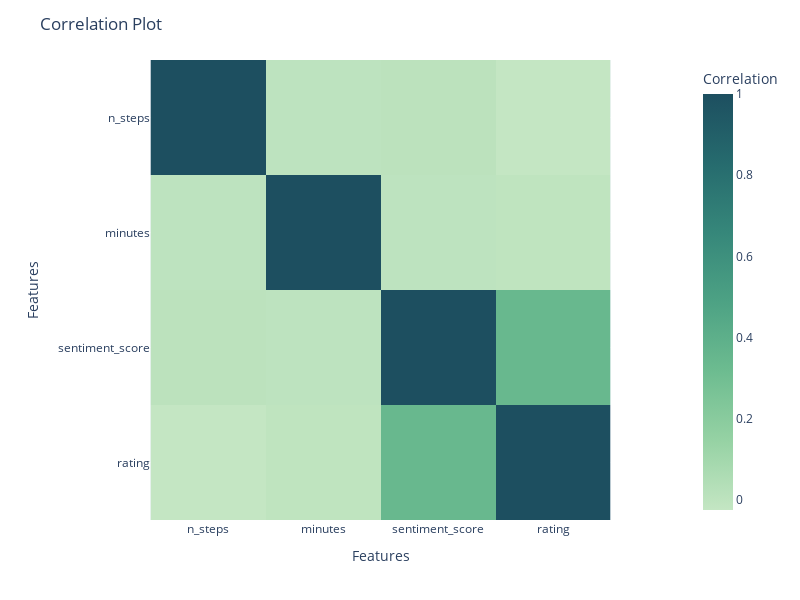

Notebook cell for this chart:
### Code cell
# Select the columns to be used for the correlation matrix
selected_columns = sampled_data[["n_steps", "minutes", "sentiment_score", "rating"]]

# Perform correlation analysis on the selected columns
correlation_matrix = selected_columns.corr()

# Plot the correlation matrix
fig = px.imshow(correlation_matrix,
                labels=dict(x="Features", y="Features", color="Correlation"),
                x=selected_columns.columns,
                y=selected_columns.columns,
                color_continuous_scale='blugrn')

# Update the layout of the plot
fig.update_layout(title="Correlation Plot",
                  width=800,
                  height=600,
                  xaxis_title="Features",
                  yaxis_title="Features")

fig.show()

### Figure 1 — Plotly figure (JSON) as saved in the notebook; plotly's stock layout.template omitted (floating-point values rounded to 4 significant figures)
{"data": [{"coloraxis": "coloraxis", "hovertemplate": "Features: %{x}<br>Features: %{y}<br>Correlation: %{z}<extra></extra>", "name": "0", "type": "heatmap", "x": ["n_steps", "minutes", "sentiment_score", "rating"], "xaxis": "x", "y": ["n_steps", "minutes", "sentiment_score", "rating"], "yaxis": "y", "z": [[1, -0.0006092, 0.005453, -0.02493], [-0.0006092, 1, -0.000605, -0.004588], [0.005453, -0.000605, 1, 0.3415], [-0.02493, -0.004588, 0.3415, 1]]}], "layout": {"coloraxis": {"colorbar": {"title": {"text": "Correlation"}}, "colorscale": [[0, "rgb(196, 230, 195)"], [0.1667, "rgb(150, 210, 164)"], [0.3333, "rgb(109, 188, 144)"], [0.5, "rgb(77, 162, 132)"], [0.6667, "rgb(54, 135, 122)"], [0.8333, "rgb(38, 107, 110)"], [1, "rgb(29, 79, 96)"]]}, "height": 600, "margin": {"t": 60}, "title": {"text": "Correlation Plot"}, "width": 800, "xaxis": {"anchor": "y", "constrain": "domain", "domain": [0, 1], "scaleanchor": "y", "title": {"text": "Features"}}, "yaxis": {"anchor": "x", "autorange": "reversed", "constrain": "domain", "domain": [0, 1], "title": {"text": "Features"}}}}
